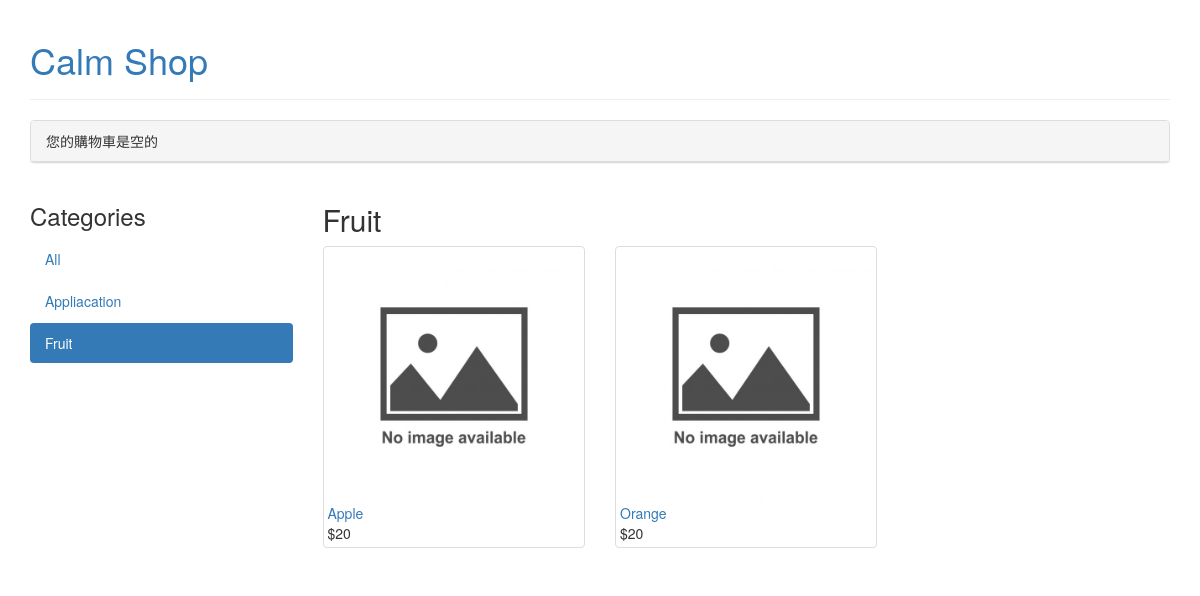
/fruit/, run on the app's committed database.
### mainsite/models.py (models this page shows, shortened)
class Category(models.Model):
    name = models.CharField(max_length=200,db_index=True)
    slug = models.SlugField(max_length=200,db_index=True,unique=True)
    class Meta:
        ordering = ('name',)
        verbose_name = 'category'
    def get_absolute_url(self):
        return reverse('mainsite:product_list_by_category', args=[self.slug])

class Product(models.Model):
    category = models.ForeignKey(Category,on_delete=models.CASCADE)
    name = models.CharField(max_length=200, db_index=True)
    slug = models.SlugField(max_length=200, db_index=True)
    image = models.ImageField(upload_to='products/%Y/%m/%d',blank=True)
    description = models.TextField(blank=True)
    price = models.DecimalField(max_digits=10, decimal_places=0)
    stock = models.PositiveIntegerField() #只能為正整數
    available = models.BooleanField(default=True)
    created = models.DateTimeField(auto_now_add=True)
    updated = models.DateTimeField(auto_now=True)
    class Meta:
        ordering = ('name',)
        index_together = (('id', 'slug'),)
    def get_absolute_url(self):
        return reverse('mainsite:product_detail',args=[self.id, self.slug])

### mainsite/views.py (the view)
# urls.py: path('',product_list,name = 'product_list'),
def product_list(request,category_slug=None):
    category = None
    categories = Category.objects.all()
    products = Product.objects.filter(available = True)
    if category_slug: #類別頁面
        category = get_object_or_404(Category,slug=category_slug)
        products = products.filter(category=category)
    return render(request,'mainsite/product/list.html',locals())

### cart/cart.py (called while the page is built)
    def __len__(self):
        return sum(item['quantity'] for item in self.cart.values())

### cart/context_processors.py (called while the page is built)
def cart(request):
        return {'cart': Cart(request)}

### mainsite/templates/mainsite/product/list.html (shortened to what this page needs)
{% extends "mainsite/base.html" %}
{% load static %}
{% block content %}
    <div class="row">
        <div class="col-md-3">
            <h3>Categories</h3>
            <ul class="nav nav-pills nav-stacked">
                <li {% if not category %}class="active"{% endif %}>
                    <a href='{% url "mainsite:product_list" %}'>All</a></li>
                {% for c in categories %}
                    <li {% if category.slug == c.slug %}class="active"{% endif %}>
                        <a href="{{ c.get_absolute_url }}">{{ c.name }}</a>
                    </li>
                {% endfor %}
            </ul>
        </div>
        <div class="col-md-9">
            <h2>{% if category %}{{ category.name }}{% else %}Products{% endif %}</h2>
            <div class="row">
                {% for product in products %}
                    <div class="col-md-4">
                        <div class="thumbnail">
                            <a href="{{ product.get_absolute_url }}">
                                <img src='{% if product.image %}{{ product.image.url }}
                                          {% else %}{% static "img/no_image.jpg" %} {% endif %}'>
                            </a>
                            <a href="{{ product.get_absolute_url }}">{{ product.name }}</a><br>
                            ${{ product.price }}
                        </div>
                    </div>
                {% endfor %}
            </div>
        </div>
    </div>
{% endblock %}

### data on the page
Category: name "Appliacation"
Category: name "Fruit"
Product: name "Apple", price "20"
Product: name "Orange", price "20"
